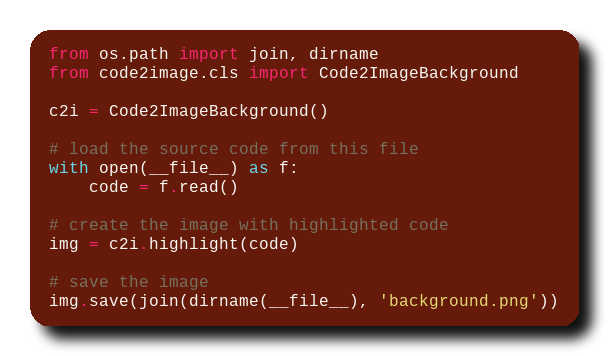

Recreate this plot in Python.
from os.path import join, dirname
from code2image.cls import Code2ImageBackground

c2i = Code2ImageBackground()

# load the source code from this file
with open(__file__) as f:
    code = f.read()

# create the image with highlighted code
img = c2i.highlight(code)

# save the image
img.save(join(dirname(__file__), 'background.png'))
